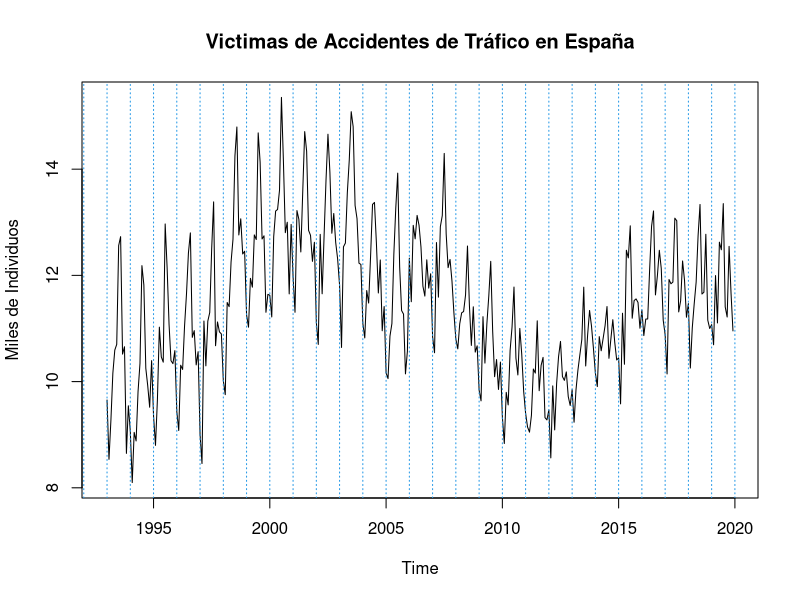
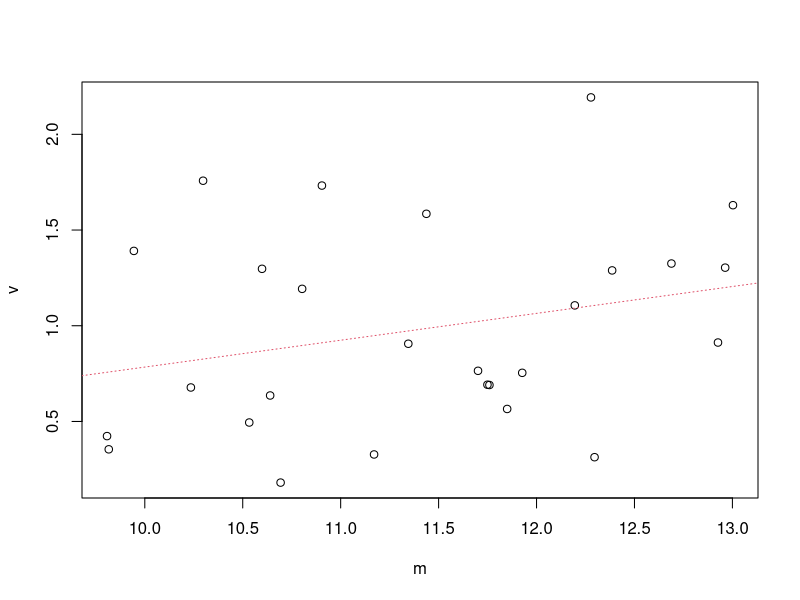
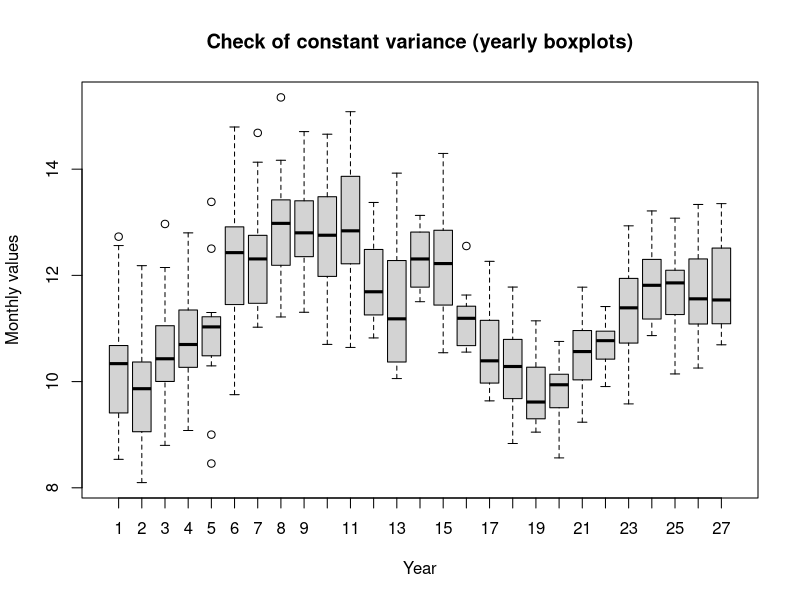
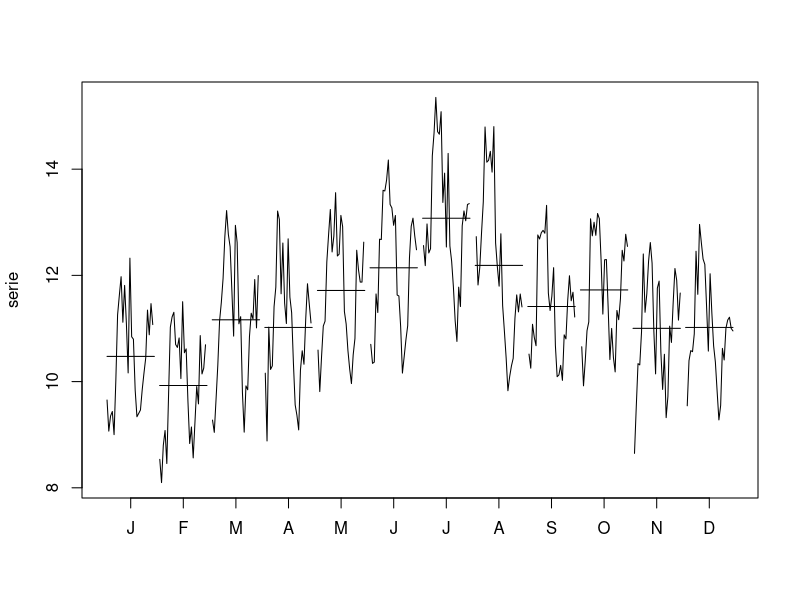
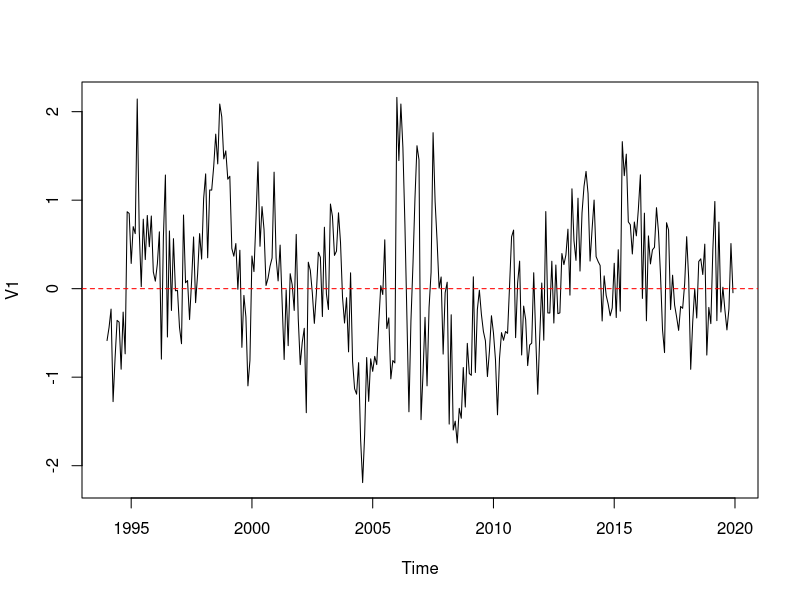
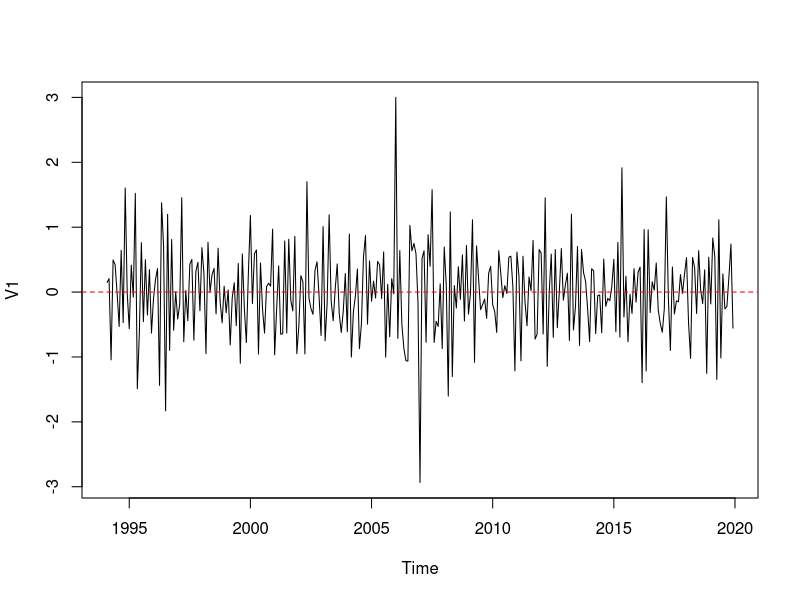
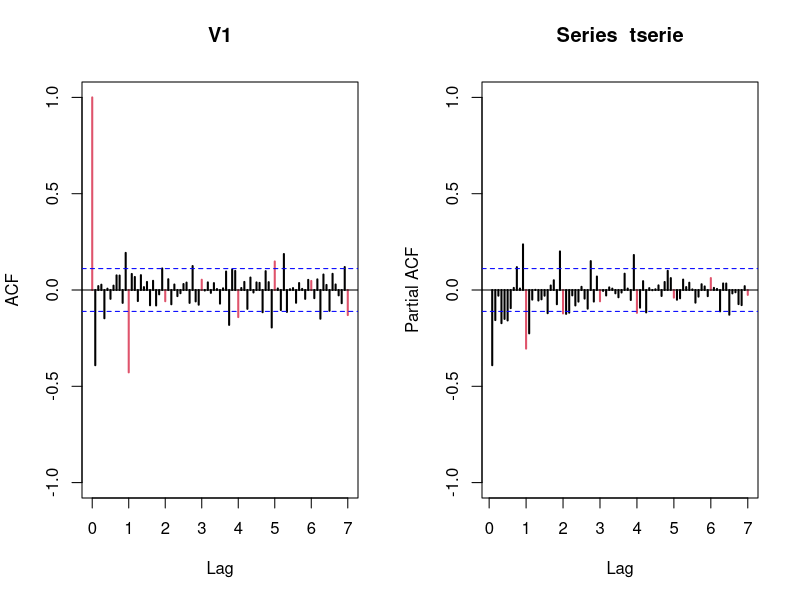
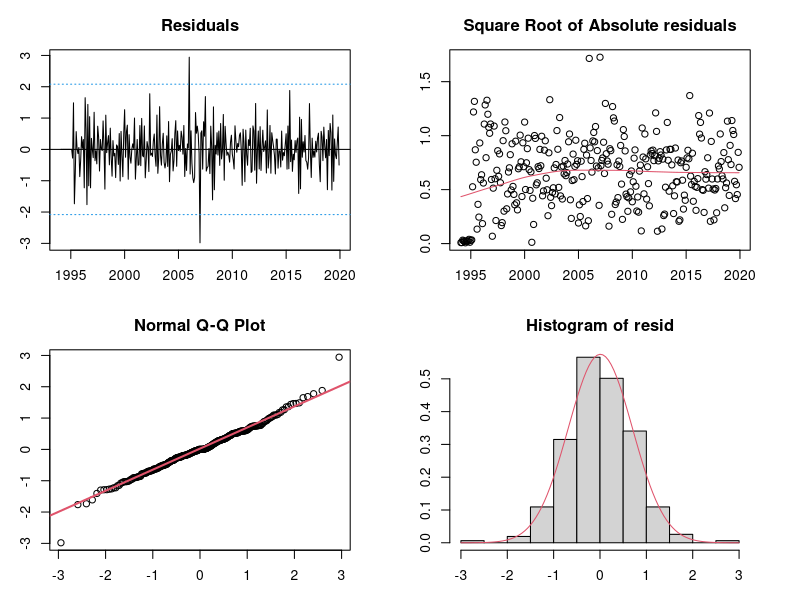

These figures' R source, in order:
## ---- chunk 1
#knitr::opts_chunk$set(echo = TRUE)
#setwd("~/uni_folder/ASM/asm_time_series/")
## ---- chunk 2
serie=ts(read.table("victimas.dat")/1000,start=1993,freq=12)
plot(serie, main="Victimas de Accidentes de Tráfico en España", ylab="Miles de Individuos")
abline(v=1992:2020,lty=3,col=4)
## ---- chunk 3
(m <- apply (matrix(serie[1:(27*12)], nr=12),2, mean)) # to check for constant variance
(v <- apply (matrix(serie[1:(27*12)], nr=12),2, var))
plot(v~m)
abline(lm(v~m),col=2,lty=3)

group <- c(rep(1:27, rep(12, 27)))
boxplot(serie ~ group,
        xlab = "Year",
        ylab = "Monthly values",
        main = "Check of constant variance (yearly boxplots)")
## ---- chunk 4
monthplot(serie)
## ---- chunk 5
d12serie=diff(serie,12)
plot(d12serie)
abline(h=0, col='red', lty=2)
## ---- chunk 6
d1d12serie=diff(d12serie,1)
## ---- chunk 7
#fix this output
var(serie)
var(d12serie)
var(d1d12serie) # our transformation
var(diff(d1d12serie)) # 2 regular differences
## ---- chunk 8
plot(d1d12serie) 
abline(h=0, col='red', lty=2)
## ---- chunk 9
tserie <- d1d12serie #transformed serie is new name
## ---- chunk 10
par(mfrow=c(1,2))
acf(tserie,ylim=c(-1,1),col=c(2,rep(1,11)),lwd=2,lag.max=84)
pacf(tserie,ylim=c(-1,1),col=c(rep(1,11),2),lwd=2,lag.max=84)
## ---- chunk 11
#################Validation#################################
validation=function(model){
  s=frequency(get(model$series))
  resid=model$residuals
  par(mfrow=c(2,2),mar=c(3,3,3,3))
  #Residuals plot
  plot(resid,main="Residuals")
  abline(h=0)
  abline(h=c(-3*sd(resid),3*sd(resid)),lty=3,col=4)
  #Square Root of absolute values of residuals (Homocedasticity)
  scatter.smooth(sqrt(abs(resid)),main="Square Root of Absolute residuals",
                 lpars=list(col=2))
  
  #Normal plot of residuals
  qqnorm(resid)
  qqline(resid,col=2,lwd=2)
  
  ##Histogram of residuals with normal curve
  hist(resid,breaks=20,freq=FALSE)
  curve(dnorm(x,mean=mean(resid),sd=sd(resid)),col=2,add=T)
  
  
  #ACF & PACF of residuals
  par(mfrow=c(1,2))
  acf(resid,ylim=c(-1,1),lag.max=60,col=c(2,rep(1,s-1)),lwd=1)
  pacf(resid,ylim=c(-1,1),lag.max=60,col=c(rep(1,s-1),2),lwd=1)
  par(mfrow=c(1,1))
  
  #Ljung-Box p-values
  par(mar=c(2,2,1,1))
  tsdiag(model,gof.lag=7*s)
  cat("\n--------------------------------------------------------------------\n")
  print(model)
  
  #Stationary and Invertible
  cat("\nModul of AR Characteristic polynomial Roots: ", 
      Mod(polyroot(c(1,-model$model$phi))),"\n")
  cat("\nModul of MA Characteristic polynomial Roots: ",
      Mod(polyroot(c(1,model$model$theta))),"\n")
  
  suppressMessages(require(forecast,quietly=TRUE,warn.conflicts=FALSE))
  plot(model)
  
  #Model expressed as an MA infinity (psi-weights)
  psis=ARMAtoMA(ar=model$model$phi,ma=model$model$theta,lag.max=36)
  names(psis)=paste("psi",1:36)
  cat("\nPsi-weights (MA(inf))\n")
  cat("\n--------------------\n")
  print(psis[1:24])
  
  #Model expressed as an AR infinity (pi-weights)
  pis=-ARMAtoMA(ar=-model$model$theta,ma=-model$model$phi,lag.max=36)
  names(pis)=paste("pi",1:36)
  cat("\nPi-weights (AR(inf))\n")
  cat("\n--------------------\n")
  print(pis[1:24])
   
  cat("\nDescriptive Statistics for the Residuals\n")
  cat("\n----------------------------------------\n") 
  
  suppressMessages(require(fBasics,quietly=TRUE,warn.conflicts=FALSE))
  ##Anderson-Darling test
  print(basicStats(resid))
  
  ## Add here complementary tests (use with caution!)
  ##---------------------------------------------------------
  cat("\nNormality Tests\n")
  cat("\n--------------------\n")
 
  ##Shapiro-Wilks Normality test
  print(shapiro.test(resid))

  suppressMessages(require(nortest,quietly=TRUE,warn.conflicts=FALSE))
  ##Anderson-Darling test
  print(ad.test(resid))
  
  suppressMessages(require(tseries,quietly=TRUE,warn.conflicts=FALSE))
  ##Jarque-Bera test
  print(jarque.bera.test(resid))
  
  cat("\nHomoscedasticity Test\n")
  cat("\n--------------------\n")
  suppressMessages(require(lmtest,quietly=TRUE,warn.conflicts=FALSE))
  ##Breusch-Pagan test
  obs=get(model$series)
  print(bptest(resid~I(obs-resid)))
  
  cat("\nIndependence Tests\n")
  cat("\n--------------------\n")
  
  ##Durbin-Watson test
  print(dwtest(resid~I(1:length(resid))))
  
  ##Ljung-Box test
  cat("\nLjung-Box test\n")
  print(t(apply(matrix(c(1:4,(1:4)*s)),1,function(el) {
    te=Box.test(resid,type="Ljung-Box",lag=el)
    c(lag=(te$parameter),statistic=te$statistic[[1]],p.value=te$p.value)})))
  
}
################# Fi Validation #################################
## ---- chunk 12
# Initialize a data frame to store the results
results <- data.frame(p = integer(),
                      i = integer(),
                      q = integer(),
                      P = integer(),
                      D = integer(),
                      Q = integer(),
                      AIC = numeric(),
                      BIC = numeric())


# Loop over possible values of P, D, Q, and period
for (p in c(0,2,6)) {          # Experiment with seasonal AR orders (e.g., 0 to 2)
  for (P in c(0,1)) {        # Seasonal differencing (typically 0 or 1)
     for (Q in 0:1) {     # Experiment with seasonal MA orders (e.g., 0 to 2)
      

        # Fit the ARIMA model with the current seasonal parameters
        mod <- arima(serie, 
                     order = c(p, 1, 1), 
                     seasonal = list(order = c(P,1,Q), period = 12))

        # Store the AIC and BIC values
        results <- rbind(results, 
                            data.frame(p = p,
                                    i = 1,
                                    q = 1,
                                    P = P,
                                    D = 1,
                                    Q = Q, 
                                    AIC = AIC(mod), 
                                    BIC = BIC(mod)))
     }
  }
}

# Sort results by AIC (or BIC) for easier interpretation
dresults <- results[order(results$BIC), ]
# Display the results
print(dresults)
## ---- chunk 13
(mod1=arima(tserie,order=c(0,1,1),seasonal=list(order=c(0,1,1),period=12)))
(mod2=arima(tserie,order=c(2,1,1),seasonal=list(order=c(0,1,1),period=12)))
(mod3=arima(tserie,order=c(2,1,1),seasonal=list(order=c(1,1,1),period=12)))
## ---- chunk 14
validation(mod1)
## ---- chunk 15
validation(mod2)
## ---- chunk 16
validation(mod3)
## ---- chunk 17
ultim=c(2018,12)
pdq=c(1,1,1)
PDQ=c(0,1,1)

serie2=window(serie,end=ultim)
lnserie2=log(serie2)
serie1=window(serie,end=ultim+c(1,0))
lnserie1=log(serie1)

(modA=arima(lnserie1,order=pdq,seasonal=list(order=PDQ,period=12)))
(modB=arima(lnserie2,order=pdq,seasonal=list(order=PDQ,period=12)))
## ---- chunk 18
pred=predict(modB,n.ahead=12)
pr<-ts(c(tail(lnserie2,1),pred$pred),start=ultim,freq=12)
se<-ts(c(0,pred$se),start=ultim,freq=12)

#Intervals
tl<-ts(exp(pr-1.96*se),start=ultim,freq=12)
tu<-ts(exp(pr+1.96*se),start=ultim,freq=12)
pr<-ts(exp(pr),start=ultim,freq=12)


ts.plot(serie,tl,tu,pr,lty=c(1,2,2,1),col=c(1,4,4,2),xlim=ultim[1]+c(-2,+2),type="o",main=paste("Model ARIMA(",paste(pdq,collapse=","),")(",paste(PDQ,collapse=","),")12",sep=""))
abline(v=(ultim[1]-2):(ultim[1]+2),lty=3,col=4)
## ---- chunk 19
pred=predict(modB,n.ahead=12)
pr<-ts(c(tail(lnserie2,1),pred$pred),start=ultim,freq=12)
se<-ts(c(0,pred$se),start=ultim,freq=12)

#Intervals
tl<-ts(exp(pr-1.96*se),start=ultim,freq=12)
tu<-ts(exp(pr+1.96*se),start=ultim,freq=12)
pr<-ts(exp(pr),start=ultim,freq=12)


ts.plot(serie,tl,tu,pr,lty=c(1,2,2,1),col=c(1,4,4,2),xlim=ultim[1]+c(-2,+2),type="o",main=paste("Model ARIMA(",paste(pdq,collapse=","),")(",paste(PDQ,collapse=","),")12",sep=""))
abline(v=(ultim[1]-2):(ultim[1]+2),lty=3,col=4)
## ---- chunk 20
obs=window(serie,start=ultim+c(0,1))
pr=window(pr,start=ultim+c(0,1))
ts(data.frame(LowLim=tl[-1],Predic=pr,UpperLim=tu[-1],Observ=obs,Error=obs-pr,PercentError=(obs-pr)/obs),start=ultim+c(0,1),freq=12)
mod.RMSE1=sqrt(sum((obs-pr)^2)/12)
mod.MAE1=sum(abs(obs-pr))/12
mod.RMSPE1=sqrt(sum(((obs-pr)/obs)^2)/12)
mod.MAPE1=sum(abs(obs-pr)/obs)/12

data.frame("RMSE"=mod.RMSE1,"MAE"=mod.MAE1,"RMSPE"=mod.RMSPE1,"MAPE"=mod.MAPE1)

mCI1=mean(tu-tl)

cat("\nMean Length CI: ",mCI1)
## ---- chunk 21
pred=predict(modA,n.ahead=12)
pr<-ts(c(tail(lnserie1,1),pred$pred),start=ultim+c(1,0),freq=12)
se<-ts(c(0,pred$se),start=ultim+c(1,0),freq=12)

tl1<-ts(exp(pr-1.96*se),start=ultim+c(1,0),freq=12)
tu1<-ts(exp(pr+1.96*se),start=ultim+c(1,0),freq=12)
pr1<-ts(exp(pr),start=ultim+c(1,0),freq=12)

ts.plot(serie,tl1,tu1,pr1,lty=c(1,2,2,1),col=c(1,4,4,2),xlim=c(ultim[1]-2,ultim[1]+3),type="o",main=paste("Model ARIMA(",paste(pdq,collapse=","),")(",paste(PDQ,collapse=","),")12",sep=""))
abline(v=(ultim[1]-2):(ultim[1]+3),lty=3,col=4)
## ---- chunk 22
(previs1=window(cbind(tl1,pr1,tu1),start=ultim+c(1,0)))
## ---- chunk 23
ultim=c(2018,12)
pdq=c(8,1,0)
PDQ=c(0,1,1)

serie2=window(serie,end=ultim)
lnserie2=log(serie2)
serie1=window(serie,end=ultim+c(1,0))
lnserie1=log(serie1)

(modA=arima(lnserie1,order=pdq,seasonal=list(order=PDQ,period=12)))
(modB=arima(lnserie2,order=pdq,seasonal=list(order=PDQ,period=12)))
